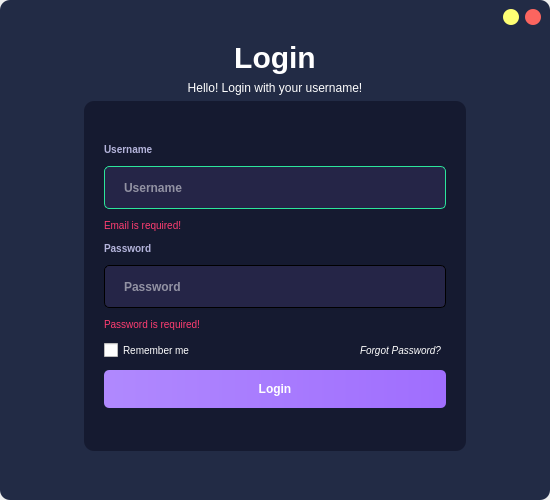
<?xml version="1.0" encoding="UTF-8"?>
<ui version="4.0">
 <class>Login</class>
 <widget class="QMainWindow" name="Login">
  <property name="geometry">
   <rect>
    <x>0</x>
    <y>0</y>
    <width>550</width>
    <height>500</height>
   </rect>
  </property>
  <property name="minimumSize">
   <size>
    <width>550</width>
    <height>500</height>
   </size>
  </property>
  <property name="maximumSize">
   <size>
    <width>550</width>
    <height>500</height>
   </size>
  </property>
  <property name="windowTitle">
   <string>MainWindow</string>
  </property>
  <widget class="QWidget" name="centralwidget">
   <property name="styleSheet">
    <string notr="true">QWidget#centralwidget{
	background-color: rgb(34, 43, 69);
	border-radius: 10px;
}

QLabel#login_label{
	color: white;
	font-size: 30px;
	font-weight: bold;
}

QLabel#login_msg{
	color: white;
}

QLabel#username_label, #password_label{
	font-size: 10px;
	font-weight: bold;
	color: #B4B4DB;
}

QLabel#username_required, #password_required{
	font-size: 10px;
	color: #FF3D71;
}

QFrame#frame_content{
	background-color: rgb(21, 26, 48);
	border-radius: 10px;
	margin-left: 75px;
	margin-right: 75px;
	margin-bottom: 40px;
}

QPushButton#minimize_button{
	border-radius: 8px;
	background-color: rgb(255, 255, 116);
}

QPushButton#close_button{
	border-radius: 8px;
	background-color: rgb(252, 101, 95);
}

QLineEdit{
	background-color: #252547;
	min-height: 41px;
	border-radius: 5px;
	border: 1px solid black;
	padding-left: 17px;
	color: white;
	font-weight: bold;
}

QLineEdit::focus{
	border: 1px solid #A16EFF;
}

QLineEdit::hover{
	background-color: #1B1B38;
	border: 1px solid #A16EFF;
}

QPushButton#login_button{
	min-height: 38px;
	font-weight: bold;
	background-color: qlineargradient(spread:pad, x1:0, y1:0, x2:1, y2:0, stop:0 rgba(176, 137, 254, 255), stop:0.98 rgba(160, 110, 254, 255));
	border-radius: 5px;
	color: white;
}

QPushButton#login_button::hover{
	background-color: qlineargradient(spread:pad, x1:0, y1:0, x2:1, y2:0, stop:0 #D3BEFE, stop:0.98 #B18AFE);
}

QPushButton#forgot_button{
	border: none;
	color: white;
	text-align: right;
	padding-right: 5px;
	font-style: italic;
	font-size: 10px;
}

QCheckBox#remember_checkbox{
	color: white;
	font-size: 10px;
}</string>
   </property>
   <layout class="QVBoxLayout" name="verticalLayout_2">
    <property name="topMargin">
     <number>0</number>
    </property>
    <item>
     <widget class="QFrame" name="frame_2">
      <property name="minimumSize">
       <size>
        <width>0</width>
        <height>0</height>
       </size>
      </property>
      <property name="frameShape">
       <enum>QFrame::NoFrame</enum>
      </property>
      <property name="frameShadow">
       <enum>QFrame::Raised</enum>
      </property>
      <layout class="QHBoxLayout" name="horizontalLayout">
       <property name="rightMargin">
        <number>0</number>
       </property>
       <item>
        <spacer name="horizontalSpacer">
         <property name="orientation">
          <enum>Qt::Horizontal</enum>
         </property>
         <property name="sizeHint" stdset="0">
          <size>
           <width>451</width>
           <height>13</height>
          </size>
         </property>
        </spacer>
       </item>
       <item>
        <widget class="QPushButton" name="minimize_button">
         <property name="minimumSize">
          <size>
           <width>16</width>
           <height>16</height>
          </size>
         </property>
         <property name="maximumSize">
          <size>
           <width>16</width>
           <height>16</height>
          </size>
         </property>
         <property name="toolTip">
          <string>Minimize Button</string>
         </property>
         <property name="text">
          <string/>
         </property>
        </widget>
       </item>
       <item>
        <widget class="QPushButton" name="close_button">
         <property name="minimumSize">
          <size>
           <width>16</width>
           <height>16</height>
          </size>
         </property>
         <property name="maximumSize">
          <size>
           <width>16</width>
           <height>16</height>
          </size>
         </property>
         <property name="toolTip">
          <string>Close Button</string>
         </property>
         <property name="text">
          <string/>
         </property>
        </widget>
       </item>
      </layout>
     </widget>
    </item>
    <item>
     <widget class="QLabel" name="login_label">
      <property name="text">
       <string>Login</string>
      </property>
      <property name="alignment">
       <set>Qt::AlignCenter</set>
      </property>
     </widget>
    </item>
    <item>
     <widget class="QLabel" name="login_msg">
      <property name="text">
       <string>Hello! Login with your username!</string>
      </property>
      <property name="alignment">
       <set>Qt::AlignCenter</set>
      </property>
     </widget>
    </item>
    <item>
     <widget class="QFrame" name="frame_content">
      <property name="frameShape">
       <enum>QFrame::NoFrame</enum>
      </property>
      <property name="frameShadow">
       <enum>QFrame::Raised</enum>
      </property>
      <layout class="QVBoxLayout" name="verticalLayout">
       <property name="spacing">
        <number>10</number>
       </property>
       <property name="leftMargin">
        <number>20</number>
       </property>
       <property name="topMargin">
        <number>20</number>
       </property>
       <property name="rightMargin">
        <number>20</number>
       </property>
       <property name="bottomMargin">
        <number>20</number>
       </property>
       <item>
        <spacer name="verticalSpacer">
         <property name="orientation">
          <enum>Qt::Vertical</enum>
         </property>
         <property name="sizeHint" stdset="0">
          <size>
           <width>20</width>
           <height>40</height>
          </size>
         </property>
        </spacer>
       </item>
       <item>
        <widget class="QLabel" name="username_label">
         <property name="text">
          <string>Username</string>
         </property>
        </widget>
       </item>
       <item>
        <widget class="QLineEdit" name="username_edit">
         <property name="styleSheet">
          <string notr="true">QLineEdit{
	border: 1px solid #2CE69B;
}</string>
         </property>
         <property name="text">
          <string/>
         </property>
         <property name="placeholderText">
          <string>Username</string>
         </property>
        </widget>
       </item>
       <item>
        <widget class="QLabel" name="username_required">
         <property name="text">
          <string>Email is required!</string>
         </property>
        </widget>
       </item>
       <item>
        <widget class="QLabel" name="password_label">
         <property name="text">
          <string>Password</string>
         </property>
        </widget>
       </item>
       <item>
        <widget class="QLineEdit" name="password_edit">
         <property name="echoMode">
          <enum>QLineEdit::Password</enum>
         </property>
         <property name="placeholderText">
          <string>Password</string>
         </property>
        </widget>
       </item>
       <item>
        <widget class="QLabel" name="password_required">
         <property name="text">
          <string>Password is required!</string>
         </property>
        </widget>
       </item>
       <item>
        <widget class="QFrame" name="frame">
         <property name="maximumSize">
          <size>
           <width>16777215</width>
           <height>30</height>
          </size>
         </property>
         <property name="frameShape">
          <enum>QFrame::NoFrame</enum>
         </property>
         <property name="frameShadow">
          <enum>QFrame::Raised</enum>
         </property>
         <layout class="QHBoxLayout" name="horizontalLayout_2">
          <property name="spacing">
           <number>0</number>
          </property>
          <property name="leftMargin">
           <number>0</number>
          </property>
          <property name="topMargin">
           <number>0</number>
          </property>
          <property name="rightMargin">
           <number>0</number>
          </property>
          <property name="bottomMargin">
           <number>0</number>
          </property>
          <item>
           <widget class="QCheckBox" name="remember_checkbox">
            <property name="text">
             <string>Remember me</string>
            </property>
           </widget>
          </item>
          <item>
           <widget class="QPushButton" name="forgot_button">
            <property name="text">
             <string>Forgot Password?</string>
            </property>
           </widget>
          </item>
         </layout>
        </widget>
       </item>
       <item>
        <widget class="QPushButton" name="login_button">
         <property name="text">
          <string>Login</string>
         </property>
        </widget>
       </item>
       <item>
        <spacer name="verticalSpacer_2">
         <property name="orientation">
          <enum>Qt::Vertical</enum>
         </property>
         <property name="sizeHint" stdset="0">
          <size>
           <width>20</width>
           <height>40</height>
          </size>
         </property>
        </spacer>
       </item>
      </layout>
     </widget>
    </item>
   </layout>
  </widget>
 </widget>
 <resources/>
 <connections/>
</ui>
